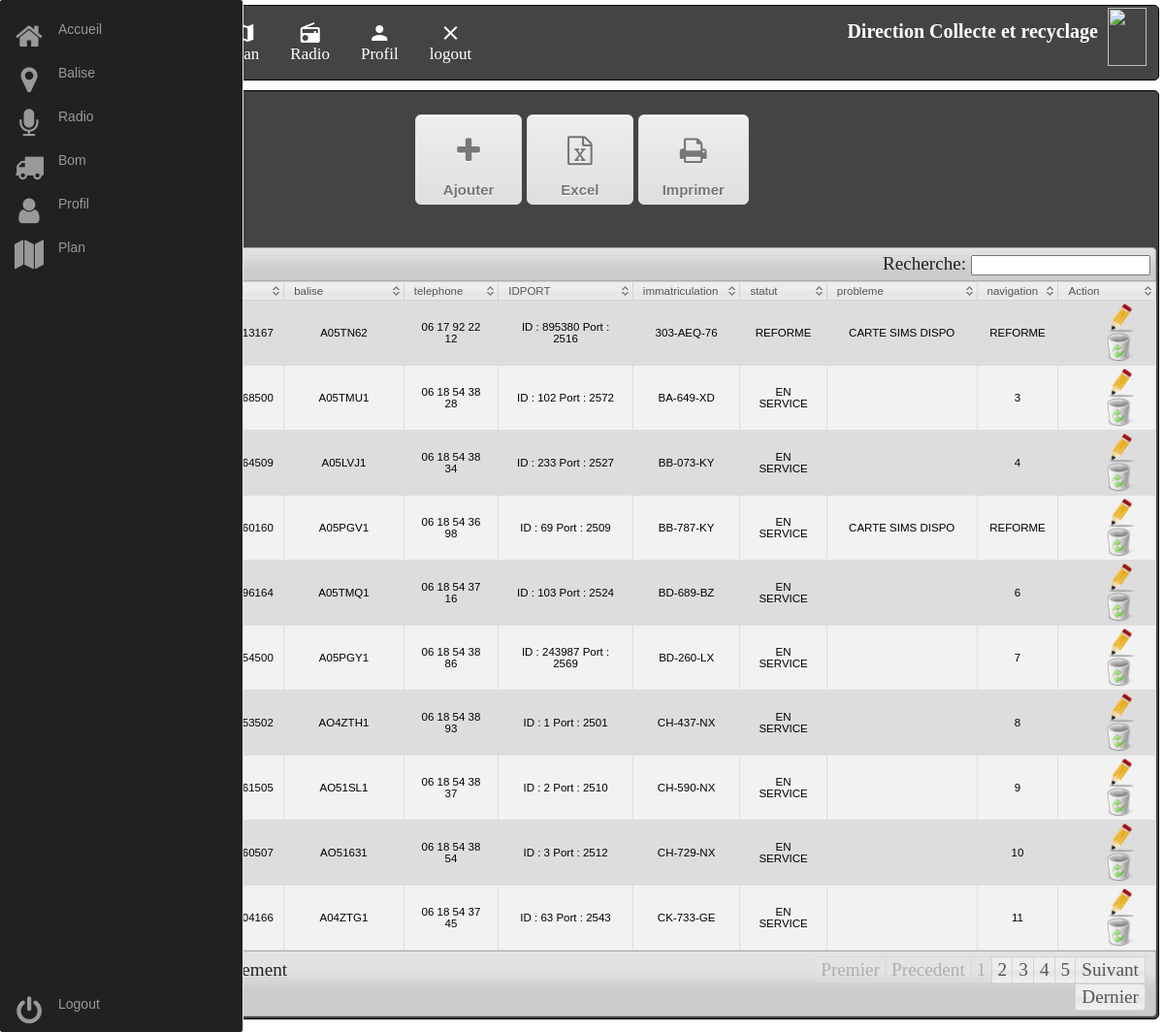
The app's page /simmenu.php with its own data.
### tables this page shows
CREATE TABLE `carte_sims` (
  `id` int(11) NOT NULL,
  `Codification` text NOT NULL,
  `sim` text NOT NULL,
  `balise` text NOT NULL,
  `telephone` text NOT NULL,
  `IDPORT` text NOT NULL,
  `immatriculation` text NOT NULL,
  `statut` text NOT NULL,
  `probleme` text NOT NULL,
  `navigation` text NOT NULL,
  `LC` text NOT NULL,
  `pesee` text NOT NULL
);

### sim.php (the view, shortened to what this page needs)
<?php require_once ("dbconnection.php");
?>
<!DOCTYPE html PUBLIC "-//W3C//DTD XHTML 1.0 Transitional//EN" "http://www.w3.org/TR/xhtml1/DTD/xhtml1-transitional.dtd">
<html xmlns="http://www.w3.org/1999/xhtml">
<head>
<link rel="stylesheet" type="text/css" href="fancybox/jquery.fancybox.css?v=2.1.5" media="screen" />
<link rel="stylesheet" type="text/css" href="fancybox/jquery.fancybox-buttons.css?v=1.0.5" />
</head>
<br>
<?php include("menut.php")?>
<center><a href="addsim.php" id="myButton" class="fancybox fancybox.ajax"><i class="fa fa-plus"><br></i><br> Ajouter</a>
<a href="addsim.php" id="myButton" class="fancybox fancybox.ajax"><i class="fa fa-file-excel-o"><br></i><br> Excel</a>
<a href="addsim.php" id="myButton" class="fancybox fancybox.ajax"><i class="fa fa-print"><br></i><br> Imprimer</a>
</center>
<br/><br/>
<?php
					$sql="Select * from carte_sims";
					$res=$db->prepare($sql);
					$res->execute();
					$str="<div class='demo_jui'><table cellpadding='0' cellspacing='0' border='0' class='display' id='tbl' class='jtable'>";
					$str.="<thead><tr><th>ID</th><th>Codification</th><th>sim</th><th>balise</th><th>telephone</th><th>IDPORT</th><th>immatriculation</th><th>statut</th><th>probleme</th><th>navigation</th><th>Action</th></tr></thead><tbody>";
						while($row = $res->fetch(PDO::FETCH_ASSOC)){
							$str.="<tr><td><center>".$row['id']."</center></td>";
							$str.="<td>".$row['Codification']."</td>";
							$str.="<td>".$row['sim']."</td>";
							$str.="<td>".$row['balise']."</td>";
							$str.="<td>".$row['telephone']."</td>";
							$str.="<td>".$row['IDPORT']."</td>";
							$str.="<td>".$row['immatriculation']."</td>";
							$str.="<td>".$row['statut']."</td>";
							$str.="<td>".$row['probleme']."</td>";
								$str.="<td>".$row['navigation']."</td>";
							$str.="<td><center><a class='fancybox fancybox.ajax' href='addsim.php?ppid=".$row['id']."' onclick='return update()'><img src = 'images/edit-icon.png' height='30' width='30' alt = 'edit' title = 'edit'/></a><a href='delsim.php?pid=".$row['id']."' onclick='return bura()' ><img src = 'images/edit_delete.png' height='30' width='30' alt = 'delete' title = 'delete'/></a></center></td></tr>";
						}
						echo $str;
						echo "</tbody></table></div>";
                ?>
</body>
</html>

### simmenu.php (shortened to what this page needs)
<html>
  <head>
    <link rel="stylesheet" href="style.css" />
        <link rel="stylesheet" href="https://cdnjs.cloudflare.com/ajax/libs/font-awesome/4.7.0/css/font-awesome.min.css">
  </head>
<div class="wrapper">
  <div class="box a">  <?php include("menut.php")?><?php include("entete.php")?></div>
  <div class="box c"><?php include("sim.php")?></div>
</div>

### menut.php (shortened to what this page needs)
<html>
  <head>
    <link rel="stylesheet" href="test.css" />
  </head>
<nav class="main-menu">
            <ul>
                <li>
                    <a href="index.php">
                        <i class="fa fa-home fa-2x"></i>
                        <span class="nav-text">
                            Accueil
                        </span>
                    </a>
                </li>
                <li class="has-subnav">
                    <a href="sim.php">
                  <i class="fa fa-map-marker"></i>
                        <span class="nav-text">
                          Balise
                        </span>
                    </a>
                </li>
                <li class="has-subnav">
                    <a href="#">
                       <i class="	fa fa-microphone fa-2x"></i>
                        <span class="nav-text">
                          Radio
                        </span>
                    </a>
                </li>
                <li class="has-subnav">
                    <a href="#">
                       <i class="	fa fa-truck fa-2x"></i>
                        <span class="nav-text">
                          Bom
                        </span>
                    </a>
                </li>
                <li>
                    <a href="#">
                        <i class="fa fa-user fa-2x"></i>
                        <span class="nav-text">
                          Profil
                        </span>
                    </a>
                </li>
                <li>
                    <a href="#">
                        <i class="fa fa-map fa-2x"></i>
                        <span class="nav-text">
                           Plan
                        </span>
                    </a>
                </li>
            </ul>
            <ul class="logout">
                <li>
                   <a href="#">
                         <i class="fa fa-power-off fa-2x"></i>
                        <span class="nav-text">
                            Logout
                        </span>
                    </a>
                </li>
            </ul>
        </nav>
    </html>

### entete.php (shortened to what this page needs)
<html>
  <head>
    <link rel="stylesheet" href="style.css" />
      <link rel="stylesheet" href="menu.css" />
        <link rel="stylesheet" href="https://cdnjs.cloudflare.com/ajax/libs/font-awesome/4.7.0/css/font-awesome.min.css">
  </head>
  <body class="container">
   <header>
<div class="topnav" id="myTopnav">
  <a href="index.php"><i class="material-icons">home</i><br>Home</a>
  <a href="sim.php"><i class="material-icons">place</i><br>Balise</a>
  <a href="bom.php"><i class="material-icons">local_shipping</i><br>Bom</a>
  <a href="plan.php"><i class="material-icons">map</i><br>Plan</a>
  <a href="radio.php"><i class="material-icons">radio</i><br>Radio</a>
  <a href="profils.php"><i class="material-icons">person</i><br>Profil</a>
  <a href="logout.php"><i class="material-icons">clear</i><br>logout</a>
  <img src="https://3d.codah.fr/img/logos/logo_codah_big.jpg" width="40" height="60"><h1>Direction Collecte et recyclage</h1>
</div>
   </header>

### style.css (style rules this page uses)
.wrapper { display: grid; grid-gap: 10px; grid-template-columns: repeat(auto-fill, 500px ) ; background-color: #fff; color: #444; }
.box { background-color: #444; color: #fff; border-radius: 5px; padding: 2px; font-size: 120%; border-width : 1px; border-color : black; border-style : solid; }
.a { grid-column: 1 / 5; grid-row: 1; }
.a h1, img { font-size: 20px; float: right; color: white; margin-right: 10px; }
.c { grid-column: 1 / 5 ; grid-row: 2 ; }
.c a { color: black; }
.c table { font-size: 60%; background-color: white; font-family: "Trebuchet MS", Arial, Helvetica, sans-serif; border-collapse: collapse; margin: 1%; background-color: #ddd; text-align: center; color: black; }
.c table td, table th, table tr { border: 1px solid #ddd; text-align: center; }
table tr:nth-child(even) { background-color: #f2f2f2; }
table th { text-align: left; background-color: #444; color: white; }

### test.css (style rules this page uses)
.fa-2x { font-size: 2em; }
.fa { position: relative; display: table-cell; width: 60px; height: 36px; text-align: center; vertical-align: middle; font-size:30px; padding-top: 15px; }
.main-menu { background:#212121; border-right:1px solid #e5e5e5; position:absolute; top:0; bottom:0; height:100%; left:0; width:60px; overflow:hidden; -webkit-transition:width .05s linear; transition:width .05s linear; -webkit-transform:translateZ(0) scale(1,1); z-index:1000; border-radius: 3px; }
.main-menu>ul { margin:7px 0; }
.main-menu li { position:relative; display:block; width:250px; }
.main-menu li>a { position:relative; display:table; border-collapse:collapse; border-spacing:0; color:#999; font-family: arial; font-size: 14px; text-decoration:none; -webkit-transform:translateZ(0) scale(1,1); -webkit-transition:all .1s linear; transition:all .1s linear; }
.main-menu .nav-text { position:relative; display:table-cell; vertical-align:middle; width:190px; font-family: 'Titillium Web', sans-serif; }
.main-menu>ul.logout { position:absolute; left:0; bottom:0; }
nav { -webkit-user-select:none; -moz-user-select:none; -ms-user-select:none; -o-user-select:none; user-select:none; }
nav ul,nav li { outline:0; margin:0; padding:0; }

### menu.css (style rules this page uses)
body { margin: 5px; }
.topnav { background-color: transparent; overflow: hidden; color: black; }
.topnav a { float: left; display: block; color: white; text-align: center; padding: 14px 16px; text-decoration: none; font-size: 17px; }

### css/demo_table_jui.css (style rules this page uses)
table.display thead th { cursor: pointer; padding: 3px 0 3px 10px; }
table.display { border-collapse: collapse; clear: both; margin: 0 auto; width: 100%; }
table.display td { padding: 3px 10px; }

### sim.php (style rules this page uses)
#myButton { -moz-box-shadow:inset 0px 1px 0px 0px #ffffff; -webkit-box-shadow:inset 0px 1px 0px 0px #ffffff; box-shadow:inset 0px 1px 0px 0px #ffffff; background:-webkit-gradient(linear, left top, left bottom, color-stop(0.05, #ededed), color-stop(1, #dfdfdf)); background:-moz-linear-gradient(top, #ededed 5%, #dfdfdf 100%); background:-webkit-linear-gradient(top, #ededed 5%, #dfdfdf 100%); background:-o-linear-gradient(top, #ededed 5%, #dfdfdf 100%); background:-ms-linear-gradient(top, #ededed 5%, #dfdfdf 100%); background:linear-gradient(to bottom, #ededed 5%, #dfdfdf 100%); filter:progid:DXImageTransform.Microsoft.gradient(startColorstr='#ededed', endColorstr='#dfdfdf',GradientType=0); background-color:#ededed; -moz-border-radius:6px; -webkit-border-radius:6px; border-radius:6px; border:1px solid #dcdcdc; display:inline-block; cursor:pointer; color:#777777; font-family:arial; font-size:15px; font-weight:bold; padding:6px 24px; text-decoration:none; text-shadow:0px 1px 0px #ffffff; }

### records on screen
carte_sims: balise "A05TN62", telephone "06 17 92 22 12", IDPORT "ID : 895380 Port : 2516", immatriculation "303-AEQ-76", statut "REFORME", probleme "CARTE SIMS DISPO", navigation "REFORME"
carte_sims: balise "A05TMU1", telephone "06 18 54 38 28", IDPORT "ID : 102 Port : 2572", immatriculation "BA-649-XD", statut "EN SERVICE", navigation "3"
carte_sims: balise "A05LVJ1", telephone "06 18 54 38 34", IDPORT "ID : 233 Port : 2527", immatriculation "BB-073-KY", statut "EN SERVICE", navigation "4"
carte_sims: balise "A05PGV1", telephone "06 18 54 36 98", IDPORT "ID : 69 Port : 2509", immatriculation "BB-787-KY", statut "EN SERVICE", probleme "CARTE SIMS DISPO", navigation "REFORME"
carte_sims: balise "A05TMQ1", telephone "06 18 54 37 16", IDPORT "ID : 103 Port : 2524", immatriculation "BD-689-BZ", statut "EN SERVICE", navigation "6"
carte_sims: balise "A05PGY1", telephone "06 18 54 38 86", IDPORT "ID : 243987 Port : 2569", immatriculation "BD-260-LX", statut "EN SERVICE", navigation "7"
carte_sims: balise "AO4ZTH1", telephone "06 18 54 38 93", IDPORT "ID : 1 Port : 2501", immatriculation "CH-437-NX", statut "EN SERVICE", navigation "8"
carte_sims: balise "AO51SL1", telephone "06 18 54 38 37", IDPORT "ID : 2 Port : 2510", immatriculation "CH-590-NX", statut "EN SERVICE", navigation "9"
carte_sims: balise "AO51631", telephone "06 18 54 38 54", IDPORT "ID : 3 Port : 2512", immatriculation "CH-729-NX", statut "EN SERVICE", navigation "10"
carte_sims: balise "A04ZTG1", telephone "06 18 54 37 45", IDPORT "ID : 63 Port : 2543", immatriculation "CK-733-GE", statut "EN SERVICE", navigation "11"
